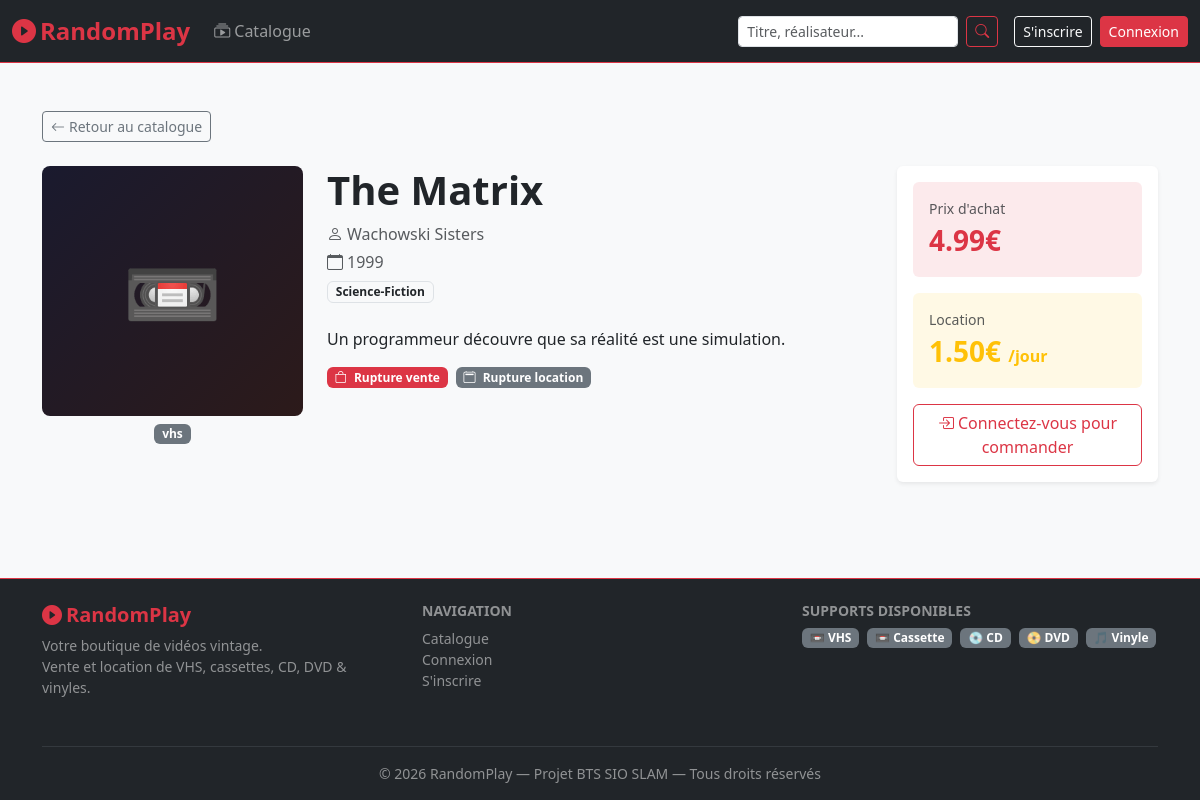
The page /pages/produit.php?id=1 on the database its author committed.
### tables this page shows
CREATE TABLE IF NOT EXISTS products (
    id              INT              NOT NULL AUTO_INCREMENT,
    titre           VARCHAR(200)     NOT NULL,
    realisateur     VARCHAR(150)     DEFAULT NULL,
    annee           YEAR             DEFAULT NULL,
    support         ENUM('vhs','cassette_audio','cd','dvd','vinyle') NOT NULL,
    genre           VARCHAR(100)     DEFAULT NULL,
    description     TEXT             DEFAULT NULL,
    prix_vente      DECIMAL(8,2)     DEFAULT NULL COMMENT 'NULL = non disponible à la vente',
    prix_location   DECIMAL(8,2)     DEFAULT NULL COMMENT 'NULL = non disponible à la location (par jour)',
    stock           INT              NOT NULL DEFAULT 0,
    cover_image     VARCHAR(255)     DEFAULT NULL,
    created_at      TIMESTAMP        NOT NULL DEFAULT CURRENT_TIMESTAMP,
    updated_at      TIMESTAMP        NOT NULL DEFAULT CURRENT_TIMESTAMP ON UPDATE CURRENT_TIMESTAMP,
    PRIMARY KEY (id),
    CONSTRAINT chk_prix CHECK (prix_vente IS NOT NULL OR prix_location IS NOT NULL)
);

### src/Product.php (called while the page is built, shortened)
<?php
class Product
{
    private PDO $db;
    public function __construct(PDO $db)
    {
        $this->db = $db;
    }
    public function getById(int $id): ?array
    {
        $stmt = $this->db->prepare("SELECT * FROM products WHERE id = :id");
        $stmt->execute(['id' => $id]);
        return $stmt->fetch() ?: null;
    }
}

### pages/produit.php (the view, shortened to what this page needs)
<?php
require_once "../src/controller.php";
require_once "../src/Product.php";
$db           = Database::getInstance();
$productModel = new Product($db);
$id      = (int)($_GET['id'] ?? 0);
$produit = $productModel->getById($id);
$icons       = ['vhs'=>'📼','cassette_audio'=>'📼','cd'=>'💿','dvd'=>'📀','vinyle'=>'🎵'];
$peutAcheter = $produit['prix_vente']    && ($produit['stock_vente']    ?? 0) > 0;
$peutLouer   = $produit['prix_location'] && ($produit['stock_location'] ?? 0) > 0;
include "../includes/header.php";
?>
<div class="container py-5">
    <a href="catalogue.php" class="btn btn-outline-secondary btn-sm mb-4">
        <i class="bi bi-arrow-left me-1"></i>Retour au catalogue
    </a>
    <div class="row g-4">
        <div class="col-md-3 text-center">
            <div class="cover-placeholder rounded-3" style="height:250px;font-size:5rem">
                <?= $icons[$produit['support']] ?? '🎬' ?>
            </div>
            <span class="badge bg-secondary mt-2"><?= $produit['support'] ?></span>
        </div>
        <div class="col-md-6">
            <h1 class="fw-bold"><?= htmlspecialchars($produit['titre']) ?></h1>
            <?php if ($produit['realisateur']): ?>
                <p class="text-muted mb-1">
                    <i class="bi bi-person me-1"></i><?= htmlspecialchars($produit['realisateur']) ?>
                </p>
            <?php endif; ?>
            <?php if ($produit['annee']): ?>
                <p class="text-muted mb-1">
                    <i class="bi bi-calendar me-1"></i><?= $produit['annee'] ?>
                </p>
            <?php endif; ?>
            <?php if ($produit['genre']): ?>
                <span class="badge bg-light text-dark border mb-3">
                    <?= htmlspecialchars($produit['genre']) ?>
                </span>
            <?php endif; ?>
            <?php if ($produit['description']): ?>
                <p class="mt-2"><?= nl2br(htmlspecialchars($produit['description'])) ?></p>
            <?php endif; ?>
            <p class="mt-3 d-flex gap-2 flex-wrap">
                <?php if ($produit['prix_vente']): ?>
                    <span class="badge bg-<?= ($produit['stock_vente'] ?? 0) > 0 ? 'success' : 'danger' ?>">
                        <i class="bi bi-bag me-1"></i>
                        <?= ($produit['stock_vente'] ?? 0) > 0
                            ? 'Vente : '.$produit['stock_vente'].' dispo'
                            : 'Rupture vente' ?>
                    </span>
                <?php endif; ?>
                <?php if ($produit['prix_location']): ?>
                    <span class="badge bg-<?= ($produit['stock_location'] ?? 0) > 0 ? 'info' : 'secondary' ?>">
                        <i class="bi bi-calendar2 me-1"></i>
                        <?= ($produit['stock_location'] ?? 0) > 0
                            ? 'Location : '.$produit['stock_location'].' dispo'
                            : 'Rupture location' ?>
                    </span>
                <?php endif; ?>
            </p>
        </div>
        <div class="col-md-3">
            <div class="card border-0 shadow-sm">
                <div class="card-body">
                    <?php if ($produit['prix_vente']): ?>
                        <div class="mb-3 p-3 bg-danger bg-opacity-10 rounded">
                            <div class="small text-muted">Prix d'achat</div>
                            <div class="fs-3 fw-bold text-danger">
                                <?= number_format($produit['prix_vente'],2) ?>€
                            </div>
                        </div>
                    <?php endif; ?>
                    <?php if ($produit['prix_location']): ?>
                        <div class="mb-3 p-3 bg-warning bg-opacity-10 rounded">
                            <div class="small text-muted">Location</div>
                            <div class="fs-3 fw-bold text-warning">
                                <?= number_format($produit['prix_location'],2) ?>€
                                <small class="fs-6">/jour</small>
                            </div>
                        </div>
                    <?php endif; ?>
                    <?php if (isset($_SESSION['user']) && $_SESSION['user']['type'] === 'client' && ($peutAcheter || $peutLouer)): ?>
                        <form method="POST" action="">
                            <select name="type_achat" class="form-select form-select-sm mb-2"
                                    onchange="document.getElementById('locationDays').style.display =
                                              this.value==='location' ? 'block':'none'">
                                <?php if ($peutAcheter): ?>
                                    <option value="vente">🛒 Acheter</option>
                                <?php endif; ?>
                                <?php if ($peutLouer): ?>
                                    <option value="location">📅 Louer</option>
                                <?php endif; ?>
                            </select>
                            <div id="locationDays" style="display:none" class="mb-2">
                                <label class="form-label small">Nombre de jours</label>
                                <input type="number" name="nb_jours" class="form-control form-control-sm"
                                       min="1" max="30" value="3">
                            </div>
                            <button class="btn btn-danger w-100 fw-bold">
                                <i class="bi bi-cart-plus me-1"></i>Ajouter au panier
                            </button>
                        </form>
                    <?php elseif (!isset($_SESSION['user'])): ?>
                        <a href="login.php" class="btn btn-outline-danger w-100">
                            <i class="bi bi-box-arrow-in-right me-1"></i>Connectez-vous pour commander
                        </a>
                    <?php else: ?>
                        <button class="btn btn-secondary w-100" disabled>Rupture de stock</button>
                    <?php endif; ?>
                </div>
            </div>
        </div>
    </div>
</div>
<?php include "../includes/footer.php"; ?>

### assets/css/style.css (style rules this page uses)
:root { --rp-red: #dc3545; --rp-dark: #0f0f1a; --rp-card: #1a1a2e; }
body { background-color: #f8f9fa; font-family: 'Segoe UI', Arial, sans-serif; }
.product-card .cover-placeholder, .cover-placeholder { height: 200px; background: linear-gradient(135deg, #1a1a2e, #2c1a1a); display: flex; align-items: center; justify-content: center; font-size: 4rem; }

### rows shown on the page
products: support "📼", support "vhs", titre "The Matrix", realisateur "Wachowski Sisters", annee "1999", genre "Science-Fiction", description "Un programmeur découvre que sa réalité est une simulation.", prix_vente "4.99", prix_location "1.50"
